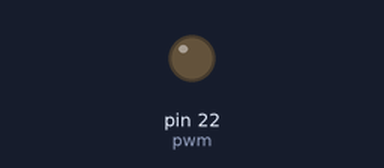
Recording of a program running on a simulated Raspberry Pi (header pin numbers). Shown: output pins drawn as LEDs (lit = HIGH).

Above: at 0.05 s.
At 4.55 s:
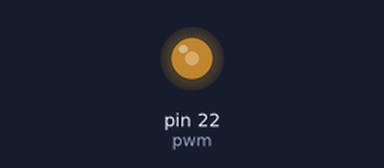
At 9.15 s:
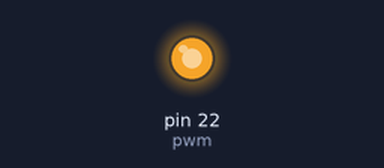
At 18.25 s:
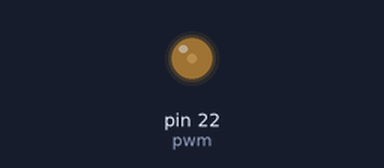
Timing chart, 0 to 26.1 s (numbered marks = the images above):
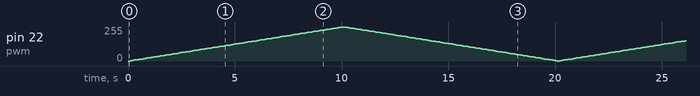

The program:

Module_4_Peer_Assignment.py
```python
import RPi.GPIO as GPIO
import time

GPIO.setwarnings(False)
# Set the pin configuration to board and the LED output pin to number 22
GPIO.setmode(GPIO.BOARD)
GPIO.setup(22,GPIO.OUT)

pwm = GPIO.PWM(22,133) #Change the frequency to reduce interference with the camera at 50 Hz
pwm.start(0)

sleep_time = 0.1 # sleeps for 100 ms

# infinite loop for brighting and shadowing the LED
while True:
    for i in range(0,101):
        pwm.ChangeDutyCycle(i)
        time.sleep(sleep_time)
    for i in range(100,0,-1):
        pwm.ChangeDutyCycle(i)
        time.sleep(sleep_time) 
```
